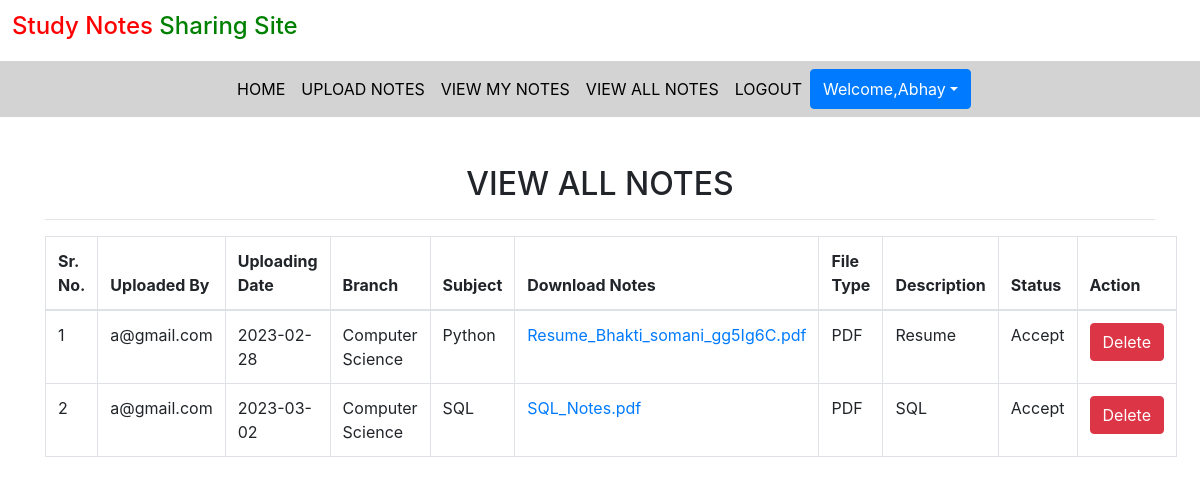
Screenshot of /view_all_notes (signed in) with the database file from the repository.
### notes/models.py (models this page shows, shortened)
class Notes(models.Model):
    user = models.ForeignKey(User,on_delete=models.CASCADE)
    uploadingdate = models.CharField(max_length=30)
    branch = models.CharField(max_length=30)
    subject = models.CharField(max_length=30)
    notesfile = models.FileField(null=True)
    filetype = models.CharField(max_length=30)
    discription = models.CharField(max_length=200,null=True)
    status = models.CharField(max_length=15)

### notes/views.py (the view)
# urls.py: path('view_all_notes',view_all_notes,name="view_all_notes"),
def view_all_notes(request):
    if not request.user.is_authenticated:
        return redirect('login')
    notes = Notes.objects.filter(status = "Accept")
    d ={'notes':notes}
    return render(request,'view_all_notes.html',d)

### notes/templates/view_all_notes.html
{% extends 'usernavigation.html' %}
{% block body %}
{% load static%}
<div class="container mt-5">
    <h2 class="text-center">VIEW ALL NOTES</h2>
    <hr>
    <table class="table table-bordered" id="myTable">
        <thead>
        <tr>
            <th>Sr. No.</th>
            <th>Uploaded By</th>
            <th>Uploading Date</th>
            <th>Branch</th>
            <th>Subject</th>
            <th>Download Notes</th>
            <th>File Type</th>
            <th>Description</th>
            <th>Status</th>
            <th>Action</th>
        </tr>
        </thead>
        <tbody>
        {% for i in notes %}
        <tr>
            <td>{{ forloop.counter}}</td>
            <td>{{i.user.username}}</td>
            <td>{{i.uploadingdate}}</td>
            <td>{{i.branch}}</td>
            <td>{{i.subject}}</td>
            <td><a href="{{i.notesfile.url}}" download> {{i.notesfile}}</a></td>
            <td>{{i.filetype}}</td>
            <td>{{i.discription}}</td>
            <td>{{i.status}}</td>
            <td><a href="{% url 'delete_notes' i.id %}" class= "btn btn-danger" onclick = "return confirm('Are you sure ?')">Delete</a></td>
        </tr>
        {% endfor%}
        </tbody>
    </table>
</div>
{% endblock%}

### notes/templates/usernavigation.html (shortened to what this page needs)
<!DOCTYPE html>
<html lang="en">
<head>
{%load static%}
  <link rel="stylesheet" href="https://maxcdn.bootstrapcdn.com/bootstrap/4.3.1/css/bootstrap.min.css">
  <link rel="stylesheet" href="https://use.fontawesome.com/releases/v5.6.3/css/all.css">
  <link rel="stylesheet" href="{% static 'css/mystyle.css' %}">
</head>
<body>
<h4 style= "padding: 1%"><span style="color:red"> Study Notes</span> <span style="color:green">Sharing Site</span></h4>
<nav class = "navbar navbar-expand-sm justify-content-center" style = "background-color:lightgrey" >
<ul class= "navbar-nav">
    <li class = "navbar-item">
        <a class="nav-link" href="#">HOME</a>
    </li>
    <li class = "navbar-item">
        <a class="nav-link" href="{% url 'upload_notes' %}">UPLOAD NOTES</a>
    </li>
    <li class = "navbar-item">
        <a class="nav-link" href="{% url 'view_mynotes' %}">VIEW MY NOTES</a>
    </li>
    <li class = "navbar-item">
        <a class="nav-link" href="{% url 'view_all_notes' %}">VIEW ALL NOTES</a>
    </li>
    <li class = "navbar-item">
        <a class="nav-link" href="{% url 'logout' %}">LOGOUT</a>
    </li>
    <div class ="btn-group">
        <button type="button" class=" btn btn-primary dropdown-toggle" data-toggle="dropdown">Welcome,{{ request.user.first_name }}</button>
    </div>
</ul>
</nav>
</body>
</html>
{% block body%}
{% endblock%}

### notes/static/css/mystyle.css (style rules this page uses)
.nav-link { color: black }

### rows the page displays
Notes: user.username "a@gmail.com", uploadingdate "2023-02-28", branch "Computer Science", subject "Python", notesfile "Resume_Bhakti_somani_gg5Ig6C.pdf", filetype "PDF", discription "Resume", status "Accept"
Notes: user.username "a@gmail.com", uploadingdate "2023-03-02", branch "Computer Science", subject "SQL", notesfile "SQL_Notes.pdf", filetype "PDF", discription "SQL", status "Accept"

### other values shown
{{ request.user.first_name }} "Abhay"
